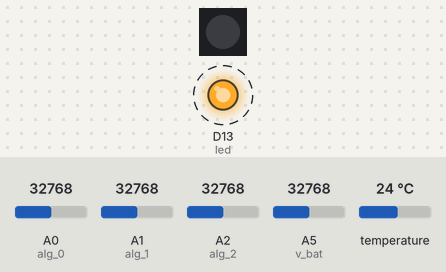
A program run on a simulated CircuitPython board. Shown: 1 RGB LEDs in strip order, left to right, output pins drawn as LEDs (lit = HIGH). Dashed ring = blinking. The test bench sets the inputs (shaded band); at power-on: A0 (alg_0) = 32768, A1 (alg_1) = 32768, A2 (alg_2) = 32768, A5 (v_bat) = 32768, temperature 24 °C (analog values on the 0–65535 scale). The clock reads 2024-03-15 10:24:30 at power-on unless the program sets it; files the program writes start out absent; library files of the repository ran but are not shown: ds3231.py; what the program prints to the serial console is not drawn.

Above: at 0.2 s.
Timing chart, 0 to 3.0 s (numbered marks = the images above):
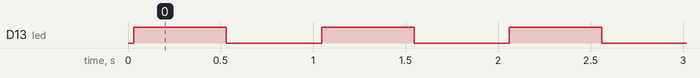

The program:

datalogger_firmware_tested.py
```python
import busio
import board
import digitalio
import analogio
import adafruit_sdcard
import time
import ds3231
import storage
import neopixel

'''
-Read analog voltage from battery and log to SD card along with timestamp
-Each second by CPU time, record "CPU timestamp: "
-Each second by RTC time, record "RTC timestamp: "
-Pulse or blink the LED
'''

#Analog read setup
BATT_CONVERSION = 1.72
v_bat = analogio.AnalogIn(board.A5)
alg_0 = analogio.AnalogIn(board.A0)
alg_1 = analogio.AnalogIn(board.A1)
alg_2 = analogio.AnalogIn(board.A2)

#setup hardware LED
led = digitalio.DigitalInOut(board.D13)
led.direction = digitalio.Direction.OUTPUT

#Neopixel setup
pixel_pin = board.NEOPIXEL
num_pixels = 1
pixels = neopixel.NeoPixel(pixel_pin, num_pixels, brightness=0.3, auto_write=False)

RED, YELLOW, GREEN, CYAN, BLUE, PURPLE, OFF = (255, 0, 0), (255, 150, 0), (0, 255, 0), (0, 255, 255), (0, 0, 255), (180, 0, 255), (0, 0, 0)

 #Read analog voltage
def get_voltage(pin):
    return (pin.value * 3.3) / 65536

#SD Card setup
SD_CS = board.D14
spi = busio.SPI(board.SCK, board.MOSI, board.MISO)
cs = digitalio.DigitalInOut(SD_CS)
sd_card = adafruit_sdcard.SDCard(spi, cs)
vfs = storage.VfsFat(sd_card)
storage.mount(vfs, "/sd")

#print basic info and the time
#current = rtc.datetime
print("Utility Datalogger, revB")
print("Log start time: ")
dt_tm = ds3231.get_datetime()
print(dt_tm)

#loop
f_name = "/sd/" + dt_tm + ".log"
with open(f_name, "a") as f:
	f.write("Log begins..................\n")
	f.write("[CPU time], [RTC time], [V_bat], [A0], [A1], [A2]\n")
	while True:
		cpu_time = (time.monotonic())
		rtc_time = ds3231.get_datetime()
		v_read = get_voltage(v_bat)
		out_string = "CPU time: " + str(cpu_time) + \
					", RTC time: " + rtc_time + \
					", V_bat: " + str(v_read * BATT_CONVERSION) + \
					", A0: " + str(get_voltage(alg_0)) + \
					", A1:" +  str(get_voltage(alg_1)) +\
					", A2: " + str(get_voltage(alg_2)) + "\n"
		print(out_string)
		f.write(out_string)
		led.value = True
		time.sleep(0.5)
		led.value = False
		time.sleep(0.5)
```

Measured:
- by itself, D13 (led): alternates HIGH for 0.50 s and LOW for 0.52 s
